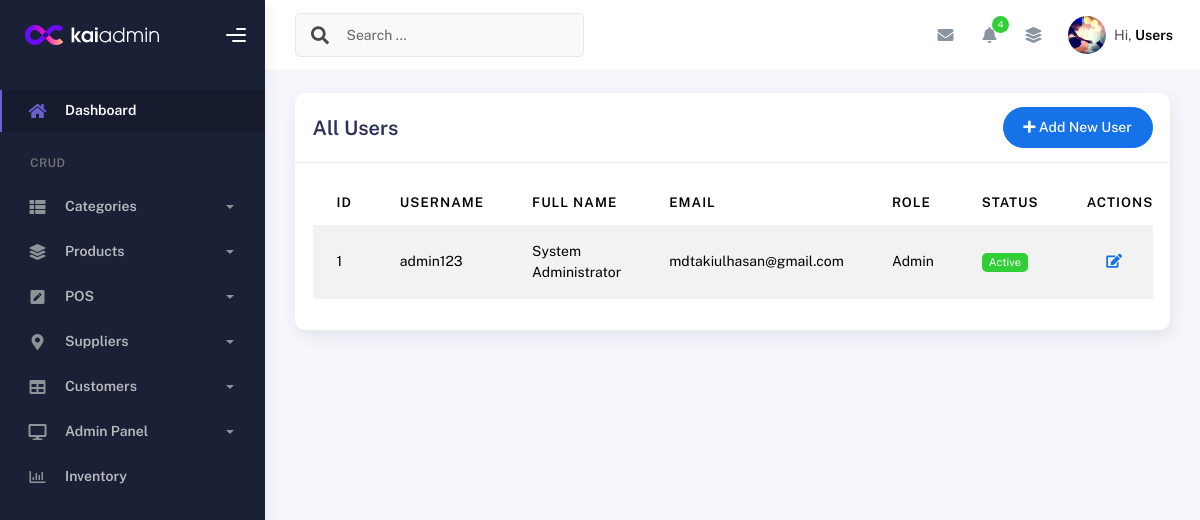
Before: /admin/view_user.php (signed in) with the older database file.
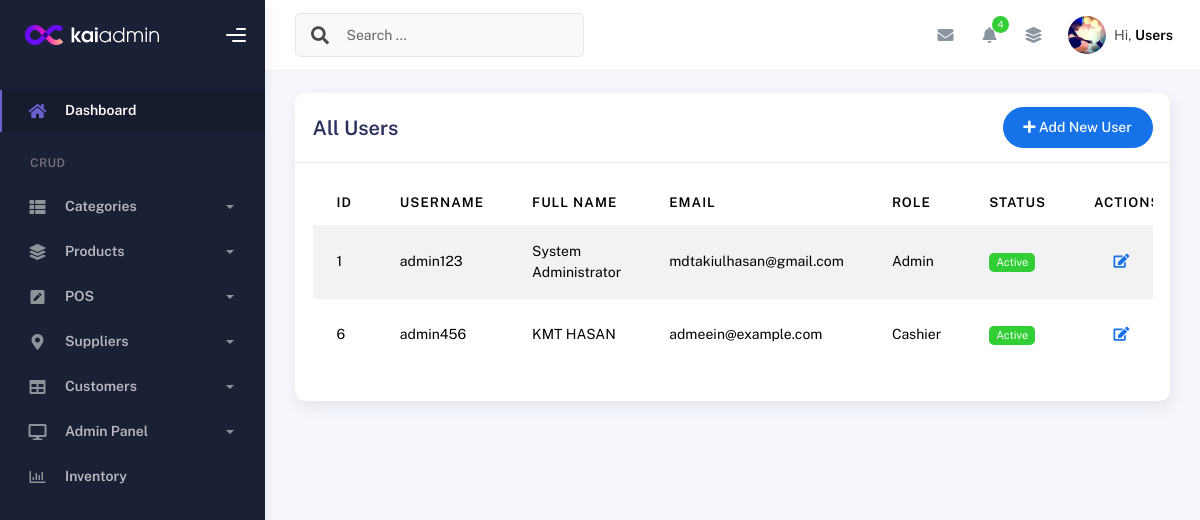
After: the same page with the newer database file.
### tables this page shows
CREATE TABLE `users` (
  `id` int(11) NOT NULL,
  `profile_pic` varchar(255) DEFAULT NULL,
  `username` varchar(50) NOT NULL,
  `password` varchar(255) NOT NULL,
  `full_name` varchar(100) NOT NULL,
  `email` varchar(100) NOT NULL,
  `role` enum('admin','manager','cashier','inventory') NOT NULL DEFAULT 'cashier',
  `is_active` tinyint(1) NOT NULL DEFAULT 1,
  `last_login` datetime DEFAULT NULL,
  `last_login_ip` varchar(45) DEFAULT NULL,
  `login_attempts` tinyint(4) NOT NULL DEFAULT 0,
  `locked_until` datetime DEFAULT NULL,
  `reset_token` varchar(100) DEFAULT NULL,
  `reset_token_expires` datetime DEFAULT NULL,
  `email_verified` tinyint(1) NOT NULL DEFAULT 0,
  `verification_token` varchar(100) DEFAULT NULL,
  `password_changed_at` timestamp NULL DEFAULT NULL,
  `created_at` timestamp NOT NULL DEFAULT current_timestamp(),
  `updated_at` timestamp NOT NULL DEFAULT current_timestamp() ON UPDATE current_timestamp(),
  `is_deleted` tinyint(1) DEFAULT 0,
  `deleted_at` timestamp NULL DEFAULT NULL
);

### includes/crud_class.php (called while the page is built, shortened)
<?php
class CRUD {
    protected $host = 'localhost';
    protected $username = 'root';
    protected $password = '';
    protected $database = 'inventory_system';
    protected $connect;
    function __construct() {
        $this->connect = new mysqli($this->host, $this->username, $this->password, $this->database);
        $this->connect->set_charset("utf8mb4");
    }
    private function bind_params($stmt, $params) {
        $types = '';
        $values = [];
        foreach ($params as $value) {
            if (is_int($value)) {
                $types .= 'i';
            } elseif (is_float($value)) {
                $types .= 'd';
            } else {
                $types .= 's';
            }
            $values[] = $value;
        }
        array_unshift($values, $types);
        return call_user_func_array([$stmt, 'bind_param'], $this->ref_values($values));
    }
    private function ref_values($array) {
        $refs = [];
        foreach ($array as $key => $value) {
            $refs[$key] = &$array[$key];
        }
        return $refs;
    }
    public function common_select($table, $fields = '*', $where = false, $sort = 'id', $sort_type = 'asc', $offset = false, $limit = false) {
        $data = [];
        $error = 0;
        $error_msg = "";
        $params = [];
        $sql = "SELECT $fields FROM `$table`";
        if ($where && is_array($where)) {
            $sql .= " WHERE ";
            $i = 0;
            foreach ($where as $k => $v) {
                $sql .= "`$k` = ?";
                $params[] = $v;
            }
        }
        if ($sort) {
            $sql .= " ORDER BY `$sort` " . (strtoupper($sort_type) === 'DESC' ? 'DESC' : 'ASC');
        }
        $stmt = $this->connect->prepare($sql);
        if ($stmt) {
            if (!empty($params)) {
                if (!$this->bind_params($stmt, $params)) {
                    return ['data' => [], 'error' => 1, 'error_msg' => "Parameter binding failed"];
                }
            }
            if ($stmt->execute()) {
                $result = $stmt->get_result();
                if ($result->num_rows > 0) {
                    while ($r = $result->fetch_object()) {
                        $data[] = $r;
                    }
                }
            } else {
                $error = 1;
                $error_msg = $stmt->error;
            }
        } else {
            $error = 1;
            $error_msg = $this->connect->error;
        }
        return ['data' => $data, 'error' => $error, 'error_msg' => $error_msg];
    }
}

### db_plugin.php (called while the page is built, shortened)
<?php
require_once __DIR__ . '/includes/crud_class.php';
$mysqli=new crud();
?>

### admin/view_user.php (the view, shortened to what the changed rows need)
<?php
require_once __DIR__ . '/../db_plugin.php';
$users_result = $mysqli->common_select('users', '*', ['is_deleted' => 0]);
$users = $users_result['data'] ?? [];
 require_once __DIR__ . '/../requires/header.php';
 require_once __DIR__ . '/../requires/topbar.php';
?>
<div class="container">
    <div class="page-inner">
        <div class="card">
            <div class="card-body">
                <div class="table-responsive">
                    <table id="userTable" class="display table table-striped table-hover">
                        <thead>
                            <tr>
                                <th>ID</th>
                                <th>Username</th>
                                <th>Full Name</th>
                                <th>Email</th>
                                <th>Role</th>
                                <th>Status</th>
                                <th>Actions</th>
                            </tr>
                        </thead>
                        <tbody>
                            <?php if (!empty($users)): ?>
                                <?php foreach ($users as $user): ?>
                                    <tr>
                                        <td><?= $user->id ?></td>
                                        <td><?= htmlspecialchars($user->username) ?></td>
                                        <td><?= htmlspecialchars($user->full_name) ?></td>
                                        <td><?= htmlspecialchars($user->email) ?></td>
                                        <td><?= ucfirst($user->role) ?></td>
                                        <td>
                                            <span class="badge <?= $user->is_active ? 'badge-success' : 'badge-danger' ?>">
                                                <?= $user->is_active ? 'Active' : 'Inactive' ?>
                                            </span>
                                        </td>
                                        <td>
                                            <div class="form-button-action">
                                                <a href="edit_user.php?id=<?= $user->id ?>" class="btn btn-link btn-primary">
                                                    <i class="fa fa-edit"></i>
                                                </a>
                                                <a href="view_user.php?delete_id=<?= $user->id ?>"
                                                   class="btn btn-link btn-danger"
                                                   onclick="return confirm('Are you sure you want to delete this user?')">
                                                </a>
                                            </div>
                                        </td>
                                    </tr>
                                <?php endforeach; ?>
                            <?php else: ?>
                                <tr>
                                    <td colspan="7" class="text-center">No users found</td>
                                </tr>
                            <?php endif; ?>
                        </tbody>
                    </table>
                </div>
            </div>
        </div>
    </div>
</div>
<?php require_once __DIR__ . '/../requires/footer.php'; ?>

Changed rows visible on the page:
added users: id "6", username "admin456", full_name "KMT HASAN", email "admeein@example.com", role "Cashier", is_active "Active"
